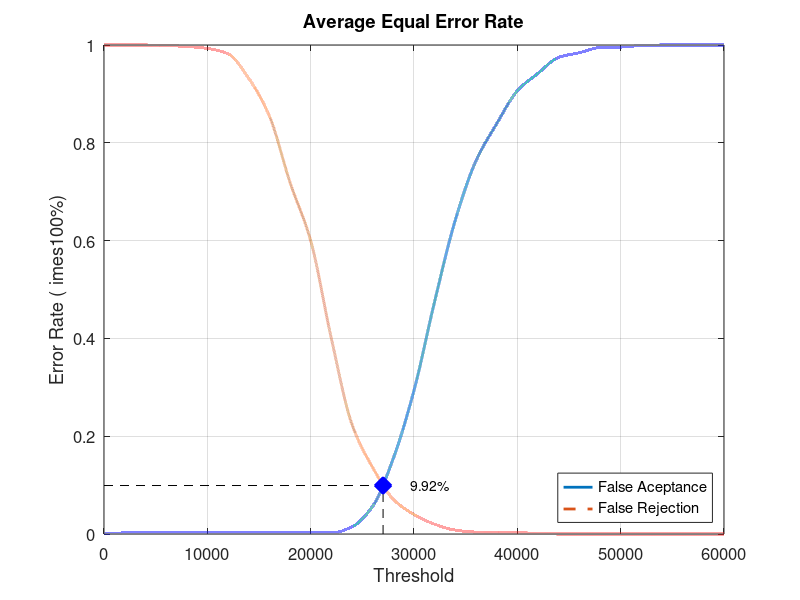
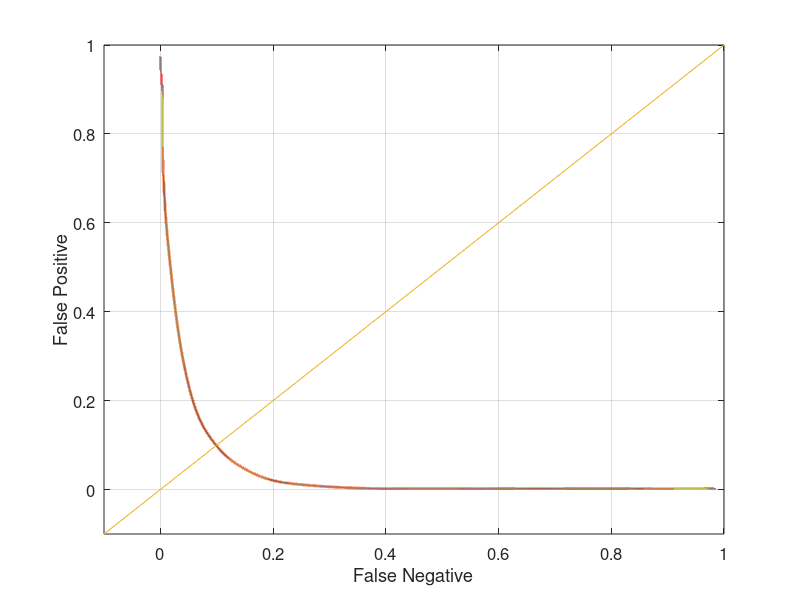

Write MATLAB code to recreate these figures, in order.
close all;
clear;
clc;
x = 0:2000:60000;
xq = 0:0.5:60000;

y0 = [0 0.00210526 0.00210526 0.00210526 0.00210526 0.00210526 0.00210526 0.00210526 0.00210526 0.00210526 0.00210526 0.00210526 0.0147368 0.0568421 0.154737 0.293684 0.475789 0.642105 0.763158 0.838947 0.906316 0.942105 0.974737 0.98421 0.994737 0.99579 0.998947 1 1 1 1]
yy0 = interp1(x, y0, xq, 'pchip');
y1 = [1 1 1 0.999 0.997 0.993 0.982 0.932 0.855 0.719 0.6 0.4 0.224 0.136 0.071 0.04 0.02 0.008 0.004 0.004 0.003 0.001 0 0 0 0 0 0 0 0 0]
yy1 = interp1(x, y1, xq, 'pchip');

% Calculating EER: 
y2 = abs(y0 - y1);
find(y2 == min(y2))
yy2 = abs(yy0 - yy1);
xEER = find(yy2 == min(yy2));
xEERIndex = xq(xEER) % X-axis EER
yEER = yy0(xEER) % Y-axis EER

main = figure
plot(xq, yy0,'-','LineWidth', 2);	hold on
plot(xq, yy1,'--','LineWidth', 2);	hold on
plot([xEERIndex xEERIndex], [0 yEER], 'k--');	hold on
plot([0 xEERIndex], [yEER yEER], 'k--');	hold on
plot(xEERIndex, yEER, 'bx', 'LineWidth', 10);	hold on
text(xEERIndex + 10 * xEERIndex / 100, yEER, [num2str(round((10000 * yEER)) / 100) '%'])
legend('False Aceptance', 'False Rejection', 'Location', 'SouthEast')
xlabel('Threshold')
ylabel('Error Rate (	imes100%)')
title('Average Equal Error Rate')
set(gca, 'FontSize', 12)
axis([0 60000 0 1])
grid on

print(main, 'Database2AverageMain', '-dpng');
FNRxFPR = figure('Color', [1 1 1]);
plot(yy1, yy0, '-', yy1, yy0, 'LineWidth', 2);
hold on
y = -0.1:0.1:1
plot(y, y); 
set(gca, 'FontSize', 12)
xlabel('False Negative')
ylabel('False Positive')
axis([-0.1 1 -0.1 1])
set(gca, 'FontSize', 12)
grid on

print(FNRxFPR, 'Database2AverageFNRxFPR','-dpng');
